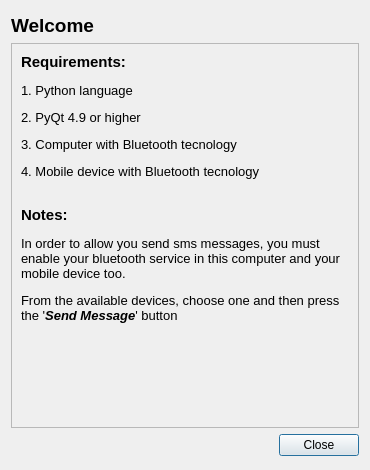
<?xml version="1.0" encoding="UTF-8"?>
<ui version="4.0">
 <class>Help</class>
 <widget class="QDialog" name="Help">
  <property name="geometry">
   <rect>
    <x>0</x>
    <y>0</y>
    <width>370</width>
    <height>470</height>
   </rect>
  </property>
  <property name="windowTitle">
   <string>Help</string>
  </property>
  <property name="windowOpacity">
   <double>1.000000000000000</double>
  </property>
  <property name="modal">
   <bool>true</bool>
  </property>
  <layout class="QVBoxLayout" name="verticalLayout">
   <property name="leftMargin">
    <number>11</number>
   </property>
   <property name="topMargin">
    <number>14</number>
   </property>
   <property name="rightMargin">
    <number>11</number>
   </property>
   <property name="bottomMargin">
    <number>14</number>
   </property>
   <item>
    <widget class="QLabel" name="label">
     <property name="text">
      <string>&lt;html&gt;&lt;head/&gt;&lt;body&gt;&lt;p&gt;&lt;span style=&quot; font-size:14pt; font-weight:600;&quot;&gt;Welcome&lt;/span&gt;&lt;/p&gt;&lt;/body&gt;&lt;/html&gt;</string>
     </property>
    </widget>
   </item>
   <item>
    <widget class="QScrollArea" name="scrollArea">
     <property name="widgetResizable">
      <bool>true</bool>
     </property>
     <widget class="QWidget" name="scrollAreaWidgetContents">
      <property name="geometry">
       <rect>
        <x>0</x>
        <y>0</y>
        <width>344</width>
        <height>374</height>
       </rect>
      </property>
      <layout class="QVBoxLayout" name="verticalLayout_2">
       <item>
        <widget class="QLabel" name="label_2">
         <property name="text">
          <string>&lt;html&gt;&lt;head/&gt;&lt;body&gt;&lt;p&gt;&lt;span style=&quot; font-size:11pt; font-weight:600;&quot;&gt;Requirements:&lt;/span&gt;&lt;/p&gt;&lt;p&gt;&lt;span style=&quot; font-size:10pt;&quot;&gt;1. Python language&lt;/span&gt;&lt;/p&gt;&lt;p&gt;&lt;span style=&quot; font-size:10pt;&quot;&gt;2. PyQt 4.9 or higher&lt;/span&gt;&lt;/p&gt;&lt;p&gt;&lt;span style=&quot; font-size:10pt;&quot;&gt;3. Computer with Bluetooth tecnology&lt;/span&gt;&lt;/p&gt;&lt;p&gt;&lt;span style=&quot; font-size:10pt;&quot;&gt;4. Mobile device with Bluetooth tecnology&lt;/span&gt;&lt;/p&gt;&lt;p&gt;&lt;span style=&quot; font-size:10pt;&quot;&gt;&lt;br/&gt;&lt;/span&gt;&lt;span style=&quot; font-size:11pt; font-weight:600;&quot;&gt;Notes:&lt;/span&gt;&lt;/p&gt;&lt;p&gt;&lt;span style=&quot; font-size:10pt;&quot;&gt;In order to allow you send sms messages, you must enable your bluetooth service in this computer and your mobile device too.&lt;/span&gt;&lt;/p&gt;&lt;p&gt;&lt;span style=&quot; font-size:10pt;&quot;&gt;From the available devices, choose one and then press the '&lt;/span&gt;&lt;span style=&quot; font-size:10pt; font-weight:600; font-style:italic;&quot;&gt;Send Message&lt;/span&gt;&lt;span style=&quot; font-size:10pt;&quot;&gt;' button&lt;/span&gt;&lt;/p&gt;&lt;/body&gt;&lt;/html&gt;</string>
         </property>
         <property name="alignment">
          <set>Qt::AlignLeading|Qt::AlignLeft|Qt::AlignTop</set>
         </property>
         <property name="wordWrap">
          <bool>true</bool>
         </property>
        </widget>
       </item>
      </layout>
     </widget>
    </widget>
   </item>
   <item>
    <widget class="QDialogButtonBox" name="buttonBox">
     <property name="orientation">
      <enum>Qt::Horizontal</enum>
     </property>
     <property name="standardButtons">
      <set>QDialogButtonBox::Close</set>
     </property>
    </widget>
   </item>
  </layout>
 </widget>
 <resources/>
 <connections>
  <connection>
   <sender>buttonBox</sender>
   <signal>accepted()</signal>
   <receiver>Help</receiver>
   <slot>accept()</slot>
   <hints>
    <hint type="sourcelabel">
     <x>248</x>
     <y>254</y>
    </hint>
    <hint type="destinationlabel">
     <x>157</x>
     <y>274</y>
    </hint>
   </hints>
  </connection>
  <connection>
   <sender>buttonBox</sender>
   <signal>rejected()</signal>
   <receiver>Help</receiver>
   <slot>reject()</slot>
   <hints>
    <hint type="sourcelabel">
     <x>316</x>
     <y>260</y>
    </hint>
    <hint type="destinationlabel">
     <x>286</x>
     <y>274</y>
    </hint>
   </hints>
  </connection>
 </connections>
</ui>
